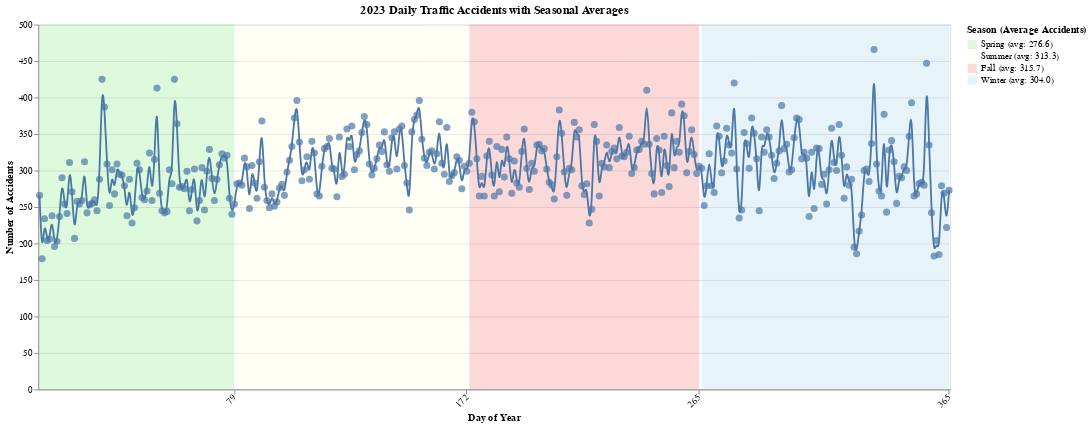

The notebook cell saved with this chart:
### Markdown cell above
# Visual-# Daily Traffic Records in 2023 with Seasonal Averages

### Code cell
import pandas as pd
import altair as alt

# Load + preprocess
df = pd.read_csv('Traffic_Crash_Data.csv')
df['CRASH_DATE'] = pd.to_datetime(df['CRASH_DATE'])
df_2023 = df[df['CRASH_DATE'].dt.year == 2023].copy()  # Make an explicit copy to avoid SettingWithCopyWarning
df_2023['DayOfYear'] = df_2023['CRASH_DATE'].dt.dayofyear  


# Group by day
daily_counts = df_2023.groupby('DayOfYear').size().reset_index(name='Accident_Count')

# Assign season
def get_season(day):
    if 80 <= day <= 172:
        return 'Summer'
    elif 173 <= day <= 265:
        return 'Fall'
    elif 266 <= day <= 365:
        return 'Winter'
    else:
        return 'Spring'

daily_counts['Season'] = daily_counts['DayOfYear'].apply(get_season)

# Compute seasonal averages
season_avg = daily_counts.groupby('Season')['Accident_Count'].mean().round(1).to_dict()

# Update season names with average for the legend
daily_counts['Season Label'] = daily_counts['Season'].apply(lambda s: f"{s} (avg: {season_avg[s]})")

# Season color scale
season_colors = {
    "Spring (avg: {})".format(season_avg["Spring"]): "lightgreen",
    "Summer (avg: {})".format(season_avg["Summer"]): "lightyellow",
    "Fall (avg: {})".format(season_avg["Fall"]): "lightcoral",
    "Winter (avg: {})".format(season_avg["Winter"]): "lightblue",
}

# Background season ranges
seasons_df = pd.DataFrame([
    {"start": 1, "end": 79, "season": f"Spring (avg: {season_avg['Spring']})"},
    {"start": 80, "end": 172, "season": f"Summer (avg: {season_avg['Summer']})"},
    {"start": 173, "end": 265, "season": f"Fall (avg: {season_avg['Fall']})"},
    {"start": 266, "end": 365, "season": f"Winter (avg: {season_avg['Winter']})"}
])

# Background rects
background = alt.Chart(seasons_df).mark_rect().encode(
    x=alt.X('start:O'),
    x2='end:O',
    color=alt.Color('season:N', scale=alt.Scale(domain=list(season_colors.keys()), range=list(season_colors.values())),
                    legend=alt.Legend(title="Season (Average Accidents)")),
    opacity=alt.value(0.3)
)

# Line + points chart
base = alt.Chart(daily_counts).encode(
    x=alt.X('DayOfYear:O', title='Day of Year', axis=alt.Axis( tickCount=4, values=[79, 172, 265, 365], labelAngle=-45)),
    y=alt.Y('Accident_Count:Q', title='Number of Accidents'),
    tooltip=['DayOfYear', 'Accident_Count', 'Season']
)

line = base.mark_line(interpolate='basis')
points = base.mark_point(filled=True, size=60)

# Combine
chart = (background + line + points).properties(
    width=1000,
    height=400,
    title='2023 Daily Traffic Accidents with Seasonal Averages'
)

chart

### Figure 1 — Vega-Lite specification as saved in the notebook (floating-point values rounded to 4 significant figures; data arrays with more than 128 entries replaced by an {"elided": "..."} marker saying what was removed)
{"config": {"view": {"continuousWidth": 300, "continuousHeight": 300}}, "layer": [{"data": {"name": "data-a9b7523f829bc7bf0d6f4943d42ad2fd"}, "mark": {"type": "rect"}, "encoding": {"color": {"field": "season", "legend": {"title": "Season (Average Accidents)"}, "scale": {"domain": ["Spring (avg: 276.6)", "Summer (avg: 313.3)", "Fall (avg: 315.7)", "Winter (avg: 304.0)"], "range": ["lightgreen", "lightyellow", "lightcoral", "lightblue"]}, "type": "nominal"}, "opacity": {"value": 0.3}, "x": {"field": "start", "type": "ordinal"}, "x2": {"field": "end"}}}, {"data": {"name": "data-b9cfb3dde23c4e33b3ee37f4bd26996e"}, "mark": {"type": "line", "interpolate": "basis"}, "encoding": {"tooltip": [{"field": "DayOfYear", "type": "quantitative"}, {"field": "Accident_Count", "type": "quantitative"}, {"field": "Season", "type": "nominal"}], "x": {"axis": {"labelAngle": -45, "tickCount": 4, "values": [79, 172, 265, 365]}, "field": "DayOfYear", "title": "Day of Year", "type": "ordinal"}, "y": {"field": "Accident_Count", "title": "Number of Accidents", "type": "quantitative"}}}, {"data": {"name": "data-b9cfb3dde23c4e33b3ee37f4bd26996e"}, "mark": {"type": "point", "filled": true, "size": 60}, "encoding": {"tooltip": [{"field": "DayOfYear", "type": "quantitative"}, {"field": "Accident_Count", "type": "quantitative"}, {"field": "Season", "type": "nominal"}], "x": {"axis": {"labelAngle": -45, "tickCount": 4, "values": [79, 172, 265, 365]}, "field": "DayOfYear", "title": "Day of Year", "type": "ordinal"}, "y": {"field": "Accident_Count", "title": "Number of Accidents", "type": "quantitative"}}}], "height": 400, "title": "2023 Daily Traffic Accidents with Seasonal Averages", "width": 1000, "$schema": "https://vega.github.io/schema/vega-lite/v5.20.1.json", "datasets": {"data-a9b7523f829bc7bf0d6f4943d42ad2fd": [{"start": 1, "end": 79, "season": "Spring (avg: 276.6)"}, {"start": 80, "end": 172, "season": "Summer (avg: 313.3)"}, {"start": 173, "end": 265, "season": "Fall (avg: 315.7)"}, {"start": 266, "end": 365, "season": "Winter (avg: 304.0)"}], "data-b9cfb3dde23c4e33b3ee37f4bd26996e": {"elided": "365 records"}}}
